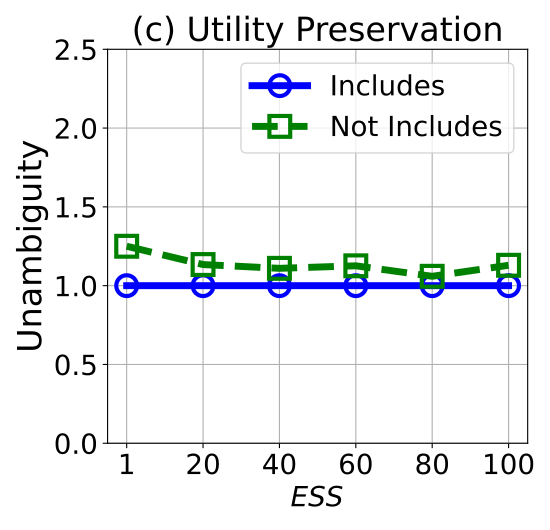

Here is the Python script that generated this plot:


import numpy as np
import matplotlib.pyplot as plt

epsilon = 3
beta = 1 / epsilon


x=[1, 2, 3, 4, 5, 6]
# validation_for_plt =[97,95.8600, 94.9400, 93.5400, 93.2400]
# attack_for_plt=[0, 0.3524, 0, 0.1762, 0.1762]
# basic_for_plt=[99.8, 99.8, 99.8, 99.8, 99.8]

labels = ['1', '20', '40', '60', '80', '100' ]
# unl_org = [97.77, 97.55, 97.35, 97.29, 97.21, 97.21]

# unl_hess_r = [96.6, 96.66, 96.04, 95.94, 95.85, 97.21]
unl_mib = [1, 1, 1, 1, 1, 1]

unl_muv = [1.250, 1.134, 1.110, 1.1260, 1.059502, 1.129332]
# unl_ss_wo = [94.32, 94.53, 94.78, 93.38, 94.04, 97.21]



plt.figure(figsize=(5.5, 5.3))
l_w=5
m_s=15
marker_s = 3
markevery=1
#plt.figure(figsize=(8, 5.3))
#plt.plot(x, unl_fr, color='blue', marker='^', label='Retrain',linewidth=l_w, markersize=m_s)
plt.plot(x, unl_mib, linestyle='-', color='b', marker='o', fillstyle='none', markevery=markevery,
         label='Includes', linewidth=l_w, markersize=m_s, markeredgewidth=marker_s)

#plt.plot(x, unl_ss_w, color='g',  marker='*',  label='PriMU$_{w}$',linewidth=l_w, markersize=m_s)
plt.plot(x, unl_muv, linestyle='--', color='g',  marker='s', fillstyle='none', markevery=markevery,
         label='Not Includes',linewidth=l_w, markersize=m_s, markeredgewidth=marker_s)

# plt.plot(x, unl_mib, linestyle=':', color='r',  marker='^', fillstyle='none', markevery=markevery,
#          label='VBU', linewidth=l_w,  markersize=m_s, markeredgewidth=marker_s)

# plt.plot(x, unl_hess_r, linestyle='-.', color='k',  marker='D', fillstyle='none', markevery=markevery,
#          label='HBFU',linewidth=l_w, markersize=m_s, markeredgewidth=marker_s)



#plt.plot(x, unl_vibu, color='silver',  marker='d',  label='VIBU',linewidth=4,  markersize=10)

# plt.plot(x, y_sa03, color='r',  marker='2',  label='AAAI21 A_acc, pr=0.3',linewidth=3, markersize=8)
# plt.plot(x, y_sa05, color='darkblue',  marker='4',  label='AAAI21 A_acc, pr=0.5',linewidth=3, markersize=8)
# plt.plot(x, y_ma03, color='darkviolet',  marker='3',  label='FedMC A_acc, pr=0.3',linewidth=3, markersize=8)
# plt.plot(x, y_ma05, color='cyan',  marker='p',  label='FedMC A_acc, pr=0.5',linewidth=3, markersize=8)


plt.grid()
leg = plt.legend(fancybox=True, shadow=True)
# plt.xlabel('Malicious Client Ratio (%)' ,fontsize=16)
plt.ylabel('Unambiguity' ,fontsize=24)
my_y_ticks = np.arange(0, 3, 0.5)
plt.yticks(my_y_ticks,fontsize=20)
plt.xlabel('$\it{ESS}$' ,fontsize=20)

plt.xticks(x, labels, fontsize=20)
# plt.title('CIFAR10 IID')

plt.title('(c) Utility Preservation', fontsize=24)
plt.legend(loc='best',fontsize=20)
plt.tight_layout()
#plt.title("MNIST")
plt.rcParams['figure.figsize'] = (2.0, 1)
plt.rcParams['image.interpolation'] = 'nearest'
plt.rcParams['figure.subplot.left'] = 0.11
plt.rcParams['figure.subplot.bottom'] = 0.08
plt.rcParams['figure.subplot.right'] = 0.977
plt.rcParams['figure.subplot.top'] = 0.969
plt.savefig('mnist_unambiguity_sample_size_sim_analysis.pdf', format='pdf', dpi=200)
plt.show()
